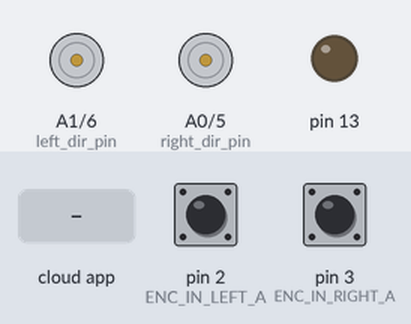
This sketch was run on a simulated Arduino Uno, built with avr-gcc and run on an emulated ATmega328P. Shown: direction and speed pins drawn as motors (green arrow = direction pin HIGH = forward, orange = LOW = backward, longer = more drive), output pins drawn as LEDs (lit = HIGH). Inputs (shaded band) come from the test bench; at power-on: pin 2 (ENC_IN_LEFT_A) HIGH, pin 3 (ENC_IN_RIGHT_A) HIGH. The ROS host is connected and sends only what is stated.

Above: at 1.7 s.
1.8 s: the phone or cloud app sets linear.x to -100
At 2.8 s:
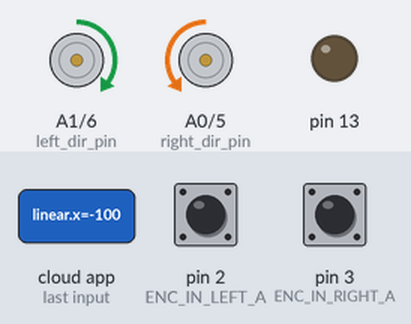
3.3 s: the phone or cloud app sets angular.z to -100
At 3.9 s:
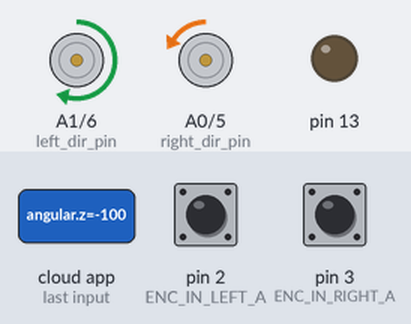
4.8 s: the phone or cloud app sets linear.x to 0
At 5.1 s:
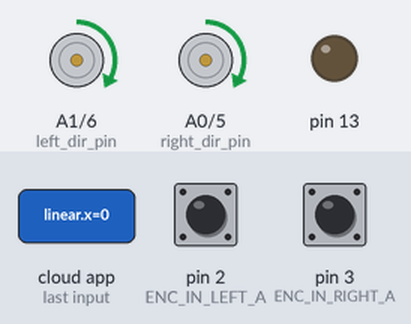
6.3 s: the phone or cloud app sets angular.z to 100
At 7.4 s:
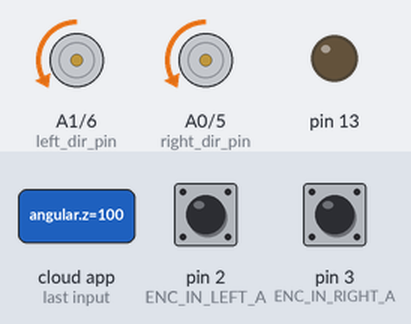
7.8 s: the phone or cloud app sets linear.x to 100
At 8.5 s:
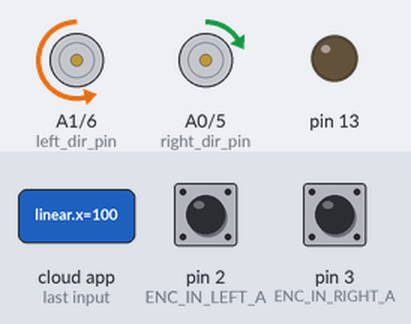
9.3 s: the phone or cloud app sets angular.z to -100
At 9.7 s:
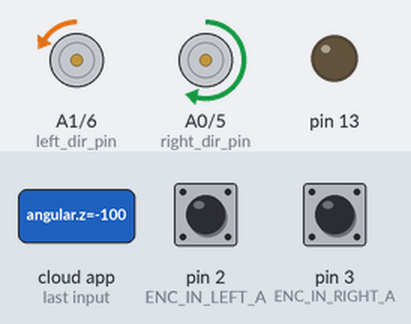
Timing chart, 0 to 11.8 s (numbered marks = the images above; inputs shaded):
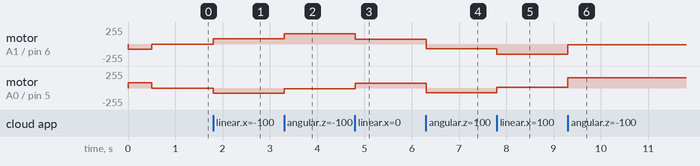

Measured:
- after the input at 1.8 s, motor on A1 (left_dir_pin) / pin 6 (left_pwm_pin): stopped → forward 80/255 at once; motor on A0 (right_dir_pin) / pin 5 (right_pwm_pin): stopped → backward 80/255 at once
- after the input at 3.3 s, motor on A1 (left_dir_pin) / pin 6 (left_pwm_pin): forward 80/255 → forward 152/255 at once; motor on A0 (right_dir_pin) / pin 5 (right_pwm_pin): backward 80/255 → backward 8/255 at once
- after the input at 4.8 s, motor on A1 (left_dir_pin) / pin 6 (left_pwm_pin): forward 152/255 → forward 72/255 at once; motor on A0 (right_dir_pin) / pin 5 (right_pwm_pin): backward 8/255 → forward 72/255 at once
- after the input at 6.3 s, motor on A1 (left_dir_pin) / pin 6 (left_pwm_pin), motor on A0 (right_dir_pin) / pin 5 (right_pwm_pin): forward 72/255 → backward 72/255 at once
- after the input at 7.8 s, motor on A1 (left_dir_pin) / pin 6 (left_pwm_pin): backward 72/255 → backward 152/255 at once; motor on A0 (right_dir_pin) / pin 5 (right_pwm_pin): backward 72/255 → forward 8/255 at once
- after the input at 9.3 s, motor on A1 (left_dir_pin) / pin 6 (left_pwm_pin): backward 152/255 → backward 8/255 at once; motor on A0 (right_dir_pin) / pin 5 (right_pwm_pin): forward 8/255 → forward 152/255 at once

The sketch:

drive_n_encode.ino
```cpp
#if (ARDUINO >= 100)
#include <Arduino.h>
#else
#include <WProgram.h>
#endif

#include <ros.h>
#include <geometry_msgs/Twist.h>
#include <std_msgs/Int16.h>

// Pin variables for motors.
const int right_pwm_pin = 5;
const int right_dir_pin = A0;
const int left_pwm_pin = 6;
const int left_dir_pin = A1;
const bool left_fwd = false;
const bool right_fwd = true;

// Default_speed.
const int default_vel = 80;
int state_vel = default_vel;
const int max_vel = 255;

// Robot dimensions. In cm.
const float wheel_dist = 25.0;
ros::NodeHandle  nh;

// Encoder output to Arduino Interrupt pin. Tracks the tick count.
#define ENC_IN_LEFT_A 2
#define ENC_IN_RIGHT_A 3

// Other encoder output to Arduino to keep track of wheel direction
// Tracks the direction of rotation.
#define ENC_IN_LEFT_B 4
#define ENC_IN_RIGHT_B 11

// True = Forward; False = Reverse
boolean Direction_left = true;
boolean Direction_right = true;

// Minumum and maximum values for 16-bit integers
const int encoder_minimum = -32768;
const int encoder_maximum = 32767;

// ROS stuff.

// Keep track of the number of wheel ticks
std_msgs::Int16 right_wheel_tick_count;
ros::Publisher rightPub("right_ticks", &right_wheel_tick_count);

std_msgs::Int16 left_wheel_tick_count;
ros::Publisher leftPub("left_ticks", &left_wheel_tick_count);

std_msgs::Int16 int_msg_right;
ros::Publisher motor_right_pub("/lidarbot/motor_right", &int_msg_right);

std_msgs::Int16 int_msg_left;
// ros::Publisher motor_left_pub("/lidarbot/motor_left", &int_msg_left);

// 100ms interval for measurements
const int interval = 100;
long previousMillis = 0;
long currentMillis = 0;

// Increment the number of ticks
void right_wheel_tick() {

  // Read the value for the encoder for the right wheel
  int val = digitalRead(ENC_IN_RIGHT_B);

  if(val == LOW) {
    Direction_right = false; // Reverse
  }
  else {
    Direction_right = true; // Forward
  }

  if (Direction_right) {

    if (right_wheel_tick_count.data == encoder_maximum) {
      right_wheel_tick_count.data = encoder_minimum;
    }
    else {
      right_wheel_tick_count.data++;
    }
  }
  else {
    if (right_wheel_tick_count.data == encoder_minimum) {
      right_wheel_tick_count.data = encoder_maximum;
    }
    else {
      right_wheel_tick_count.data--;
    }
  }
}

// Increment the number of ticks
void left_wheel_tick() {

  // Read the value for the encoder for the left wheel
  int val = digitalRead(ENC_IN_LEFT_B);

  if(val == LOW) {
    Direction_left = true; // Reverse
  }
  else {
    Direction_left = false; // Forward
  }

  if (Direction_left) {
    if (left_wheel_tick_count.data == encoder_maximum) {
      left_wheel_tick_count.data = encoder_minimum;
    }
    else {
      left_wheel_tick_count.data++;
    }
  }
  else {
    if (left_wheel_tick_count.data == encoder_minimum) {
      left_wheel_tick_count.data = encoder_maximum;
    }
    else {
      left_wheel_tick_count.data--;
    }
  }
}

void MoveStop() {
  digitalWrite(right_dir_pin, right_fwd);
  digitalWrite(left_dir_pin, left_fwd);
  analogWrite(right_pwm_pin, 0);
  analogWrite(left_pwm_pin, 0);
}

void cmd_vel_cb(const geometry_msgs::Twist & msg) {
  // Read the message. Act accordingly.
  // We only care about the linear x, and the rotational z.
  const float x = msg.linear.x;
  const float z_rotation = msg.angular.z;
  // Flipped r and l. Added steering scaler.
  float right_cmd = (-z_rotation*1.8)/2.0 + x;
  float left_cmd = 2.0*x - right_cmd;
  bool right_dir = (right_cmd>0)? right_fwd : !right_fwd;
  bool left_dir = (left_cmd>0)? left_fwd : !left_fwd;

  digitalWrite(right_dir_pin, right_dir);
  digitalWrite(left_dir_pin, left_dir);

  int right_write = int( default_vel * right_cmd);
  int left_write = int( default_vel * left_cmd );

  if (x == 0 && z_rotation == 0){
      MoveStop();
  }

  // Advertise the arduino command.
  int abs_left_write =  abs(left_write);
  int abs_right_write = abs(right_write);

  int_msg_right.data = right_write;
  int_msg_left.data = left_write;
  // motor_right_pub.publish(&int_msg_right);
  // motor_left_pub.publish(&int_msg_left);

  analogWrite(right_pwm_pin, abs_right_write);
  analogWrite(left_pwm_pin,  abs_left_write);
}

ros::Subscriber<geometry_msgs::Twist> sub("cmd_vel", cmd_vel_cb);


void setup() {

  // Set pin states of the encoder
  pinMode(ENC_IN_LEFT_A , INPUT_PULLUP);
  pinMode(ENC_IN_LEFT_B , INPUT);
  pinMode(ENC_IN_RIGHT_A , INPUT_PULLUP);
  pinMode(ENC_IN_RIGHT_B , INPUT);

  // Every time the pin goes high, this is a tick
  attachInterrupt(digitalPinToInterrupt(ENC_IN_LEFT_A), left_wheel_tick, RISING);
  attachInterrupt(digitalPinToInterrupt(ENC_IN_RIGHT_A), right_wheel_tick, RISING);


  pinMode(right_pwm_pin, OUTPUT);    // sets the digital pin 13 as output
  pinMode(right_dir_pin, OUTPUT);
  pinMode(left_pwm_pin, OUTPUT);
  pinMode(left_dir_pin, OUTPUT);
  // Set initial values for directions. Set both to forward.
  digitalWrite(right_dir_pin, right_fwd);
  digitalWrite(left_dir_pin, left_fwd);
  pinMode(13, OUTPUT);
  // Send forward command.
  analogWrite(right_pwm_pin, default_vel);
  analogWrite(left_pwm_pin, default_vel);
  delay(500);
  MoveStop();

  nh.initNode();
  nh.subscribe(sub);
  //nh.advertise(motor_right_pub);
  //nh.advertise(motor_left_pub );

  // ROS Setup
  nh.getHardware()->setBaud(115200);
  nh.initNode();
  nh.advertise(rightPub);
  nh.advertise(leftPub);


}

void loop() {
  nh.spinOnce();
  delay(1);

  // Record the time
  currentMillis = millis();

  // If 100ms have passed, print the number of ticks
  if (currentMillis - previousMillis > interval) {

    previousMillis = currentMillis;

    rightPub.publish( &right_wheel_tick_count );
    leftPub.publish( &left_wheel_tick_count );
    nh.spinOnce();
  }}
```
